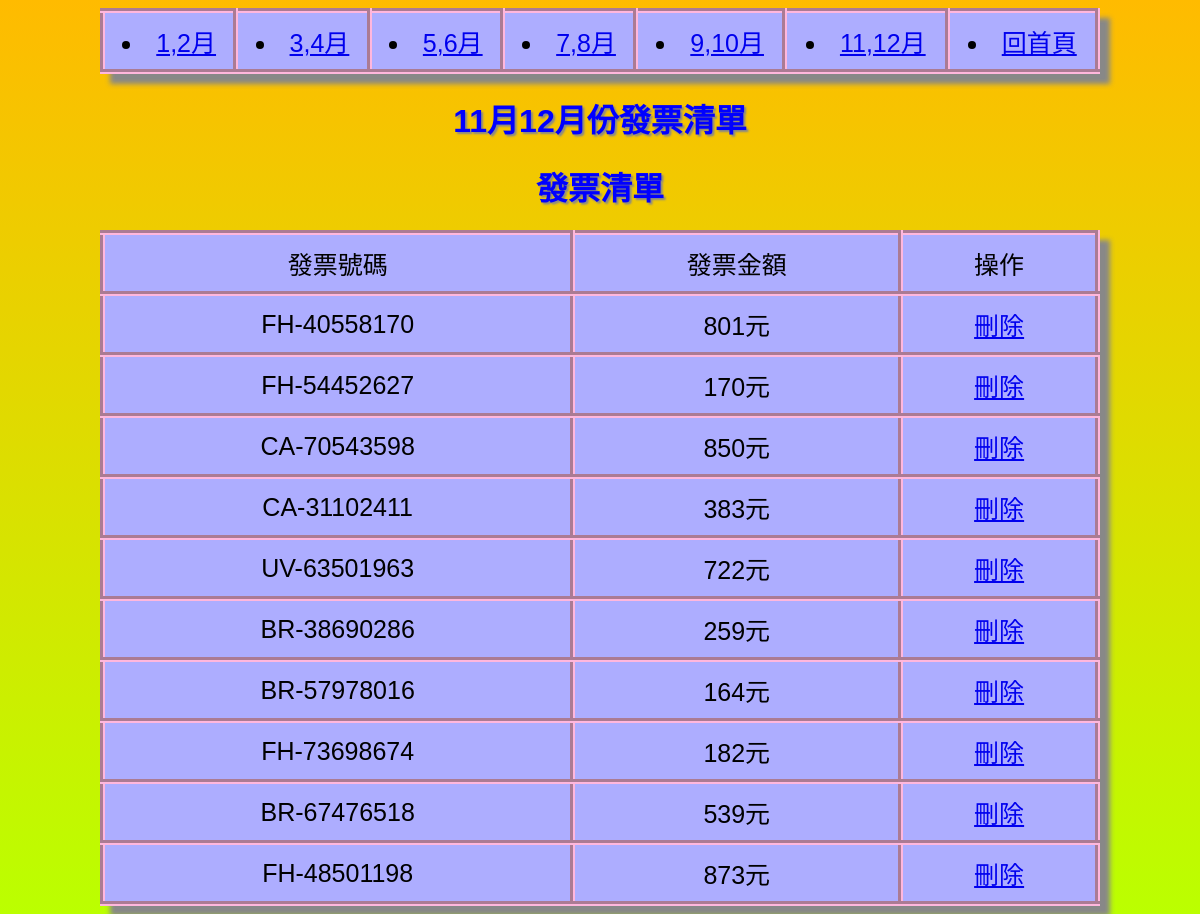
Page /list.php on the committed database.
### tables this page shows
CREATE TABLE `receipt` (
  `id` int(10) UNSIGNED NOT NULL,
  `code` varchar(10) NOT NULL COMMENT '程式碼',
  `number` varchar(10) NOT NULL COMMENT '號碼',
  `period` varchar(10) NOT NULL COMMENT '期號',
  `expend` varchar(10) NOT NULL COMMENT '花費',
  `year` year(4) NOT NULL COMMENT '年份'
);

### list.php (the view, shortened to what this page needs)
<?php
include_once "base.php";
?>
<!DOCTYPE html>
<html lang="en">
<head>
</head>
<body>
<table>
<tr>
    <td>
<li><a href="list.php?year=2019&&period=<?=($period=1);?>">1,2月</a></li>
    </td>
    <td>
<li><a href="list.php?year=2019&&period=<?=($period=2);?>">3,4月</a></li>
    </td>
    <td>
<li><a href="list.php?year=2019&&period=<?=($period=3);?>">5,6月</a></li>
    </td>
    <td>
<li><a href="list.php?year=2019&&period=<?=($period=4);?>">7,8月</a></li>
    </td>
    <td>
<li><a href="list.php?year=2019&&period=<?=($period=5);?>">9,10月</a></li>
    </td>
    <td>
<li><a href="list.php?year=2019&&period=<?=($period=6);?>">11,12月</a></li>
    </td>
<td>
<li>
<a href="index.php">回首頁</a>
</li>
</td>
</tr>
</table>
<?php
$coder=["UG","UV","AZ","CA","BR","FH"];
$sum=6;
?>
<?PHP
if($year=2019&&$period==6){
  for($i=0;$i<=$sum;$i++){
    $code=$coder[rand(0,5)];
    $number=rand(30000000,79999999);
    $expend=rand(50,1000);
    $sql="insert into receipt (`year`,`period`,`code`,`number`,`expend`) values('2019','$period','$code','$number','$expend')";
    $pdo->exec($sql);
  }
  ?>
  <h1>11月12月份發票清單</h1>
  <?php
}
?>
<h1>發票清單</h1>
<table>
    <tr>
        <td>發票號碼</td>
        <td>發票金額</td>
        <td>操作</td>
    </tr>
    <?php
    $sql="select * from receipt where period='$period'";
    $rows=$pdo->query($sql)->fetchAll();
    foreach($rows as $receipt){
    ?>
    <tr>
        <td><?=$receipt['code'];?>-<?=$receipt['number'];?></td>
        <td><?=$receipt['expend'];?>元</td>
        <td><a href="del_ticket.php?id=<?=$receipt['id'];?>">刪除</td>
    </tr>
    <?php
    }
    ?>
</table>
</body>
</html>

### list.php (style rules this page uses)
body { background: linear-gradient(#FFBB00,#BBFF00); font-family: 'Noto Sans TC', sans-serif; }
table { margin:auto; box-shadow: 10px 10px 5px #888888; width:1000px; background-color:#ADADFF; text-align:center; font-size:25px; }
h1 { text-align: center; color:blue; text-shadow: 2px 2px 2px #888888; }
tr { height:50px; padding:10px; }
table,td { padding:10px; border:5px #FFB7DD groove; border-collapse: collapse; }

### rows in the picture
receipt: code "FH", number "40558170", expend "801"
receipt: code "FH", number "54452627", expend "170"
receipt: code "CA", number "70543598", expend "850"
receipt: code "CA", number "31102411", expend "383"
receipt: code "UV", number "63501963", expend "722"
receipt: code "BR", number "38690286", expend "259"
receipt: code "BR", number "57978016", expend "164"
receipt: code "FH", number "73698674", expend "182"
receipt: code "BR", number "67476518", expend "539"
receipt: code "FH", number "48501198", expend "873"
